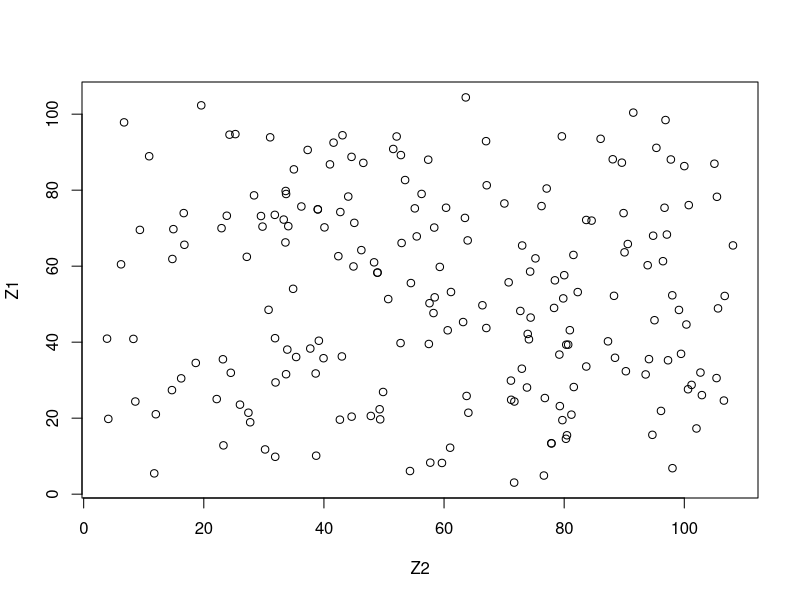

The R script that drew this image:
## ---- chunk 1
data("airquality")
library(dplyr)
airquality = airquality %>%
  subset(is.na(Solar.R)==FALSE & is.na(Ozone)==FALSE)
## ---- chunk 2
Y = seq(from=0, to=20, by=0.1)
Z1 = (Y-2)/3 + runif(length(Y), min=0.5, max=100)
Z2 = (Y+3)/2 + runif(length(Y), min=0.5, max=100)
df = as.data.frame(cbind(Y, Z1, Z2))
summary(lm(Y~Z1, data=df))
summary(lm(Y~Z2, data=df))
summary(lm(Y~Z1+Z2, data=df))
plot(Z1~Z2)
cor(Z1, Z2)
##By increasing the noise in X1 and X2 the two variables are no longer correlated.
##Correlation drops from 0.964 to 0.023.
##P values and adjusted r-squared are all lower.
## ---- chunk 3
mod1 = lm(Temp~Wind, data=airquality)
summary(mod1)

mod2 = lm(Temp~Wind+Solar.R, data=airquality)
summary(mod2)

mod3 = lm(Temp~Wind+Solar.R+Ozone, data=airquality)
summary(mod3)
## ---- chunk 4
mod3 = lm(Temp~Wind+Solar.R+Ozone, data=airquality)
summary(mod3)
anova(mod1, mod2, mod3)
##Reduction in RSS shows that there is more explanatory power with mod2 over mod1, and mod3 over all
## ---- chunk 5
AIC(mod1)
AIC(mod2)
AIC(mod3)
## Model 1 and 2 have differences less than 10, which is not significant. Model 3 has the lowest AIC value, which further supports the idea that model 3 is the best of the three.
